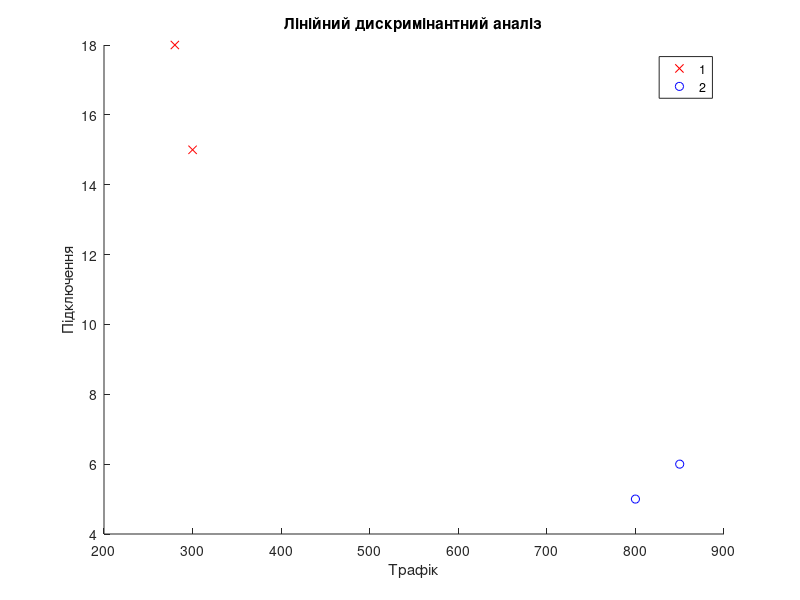

Write the MATLAB code that produced this figure. (Note: this script raises an error after producing the figure.)
%% Дані: X1 — трафік, X2 — підключення, Y — класи
X = [300 15;
     280 18;
     800 5;
     850 6];
Y = [1; 1; 2; 2];

%% Лінійний дискримінантний аналіз
ldaModel = fitcdiscr(X, Y);

%% Вивід коефіцієнтів
disp('Коефіцієнти дискримінантної функції:');
disp(ldaModel.Coeffs(1,2).Linear);

%% Візуалізація
gscatter(X(:,1), X(:,2), Y, 'rb', 'xo');
xlabel('Трафік');
ylabel('Підключення');
title('Лінійний дискримінантний аналіз');

%% Побудова межі
k = ldaModel.Coeffs(1,2).Linear;
f = @(x1,x2) k(1)*x1 + k(2)*x2 + ldaModel.Coeffs(1,2).Const;
fimplicit(f, [200 900 0 25], 'k--');
legend('Смартфони', 'ПК', 'Межа');
hold off;
